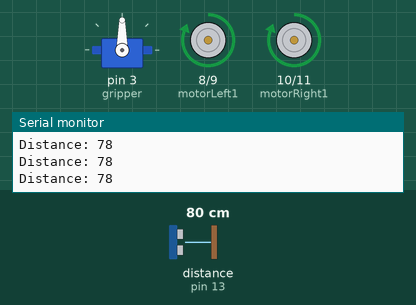
Recording of a sketch running on a simulated Arduino Uno, built with avr-gcc and run on an emulated ATmega328P. Shown: servo, motor-driver pin pairs drawn as motors (green arrow = first pin HIGH = forward, orange = second pin HIGH = backward, longer = more drive), the last lines printed to the serial monitor. Wiring (inferred from the names in the program): ultrasonic range finder: trigger pin 12; echo pin 13. Inputs (shaded band) come from the test bench; at power-on: distance to the obstacle (sensor on pin 13) 80 cm. The echo pulse lasts 58.3 µs per cm.

Above: at 1.2 s.
1.3 s: distance to the obstacle (sensor on pin 13) set to 18 cm
2.8 s: distance to the obstacle (sensor on pin 13) set to 13 cm
At 4.0 s:
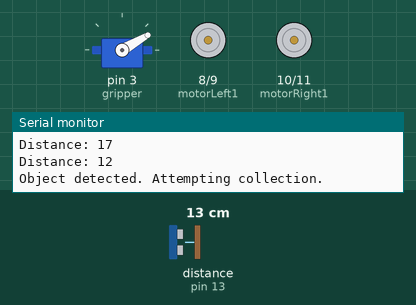
5.8 s: distance to the obstacle (sensor on pin 13) set to 35 cm
At 6.9 s:
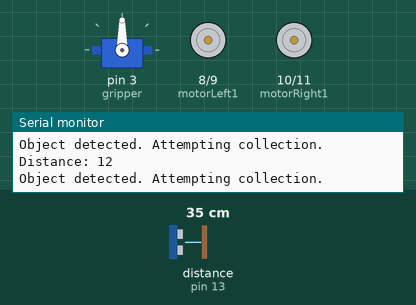
8.6 s: distance to the obstacle (sensor on pin 13) set to 2 cm
At 9.0 s:
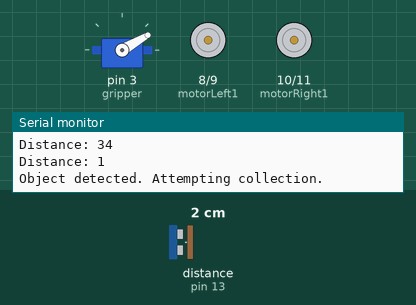
Timing chart, 0 to 12.6 s (numbered marks = the images above; inputs shaded):
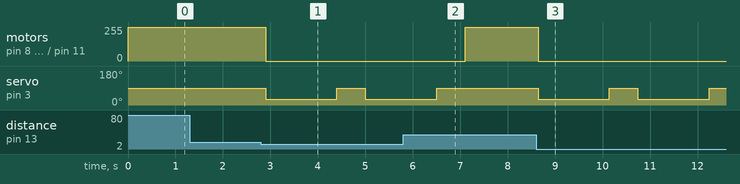

The sketch:

litter_collecting_robot.ino
```cpp
#include <Servo.h>

#define trigPin 12
#define echoPin 13

#define motorLeft1 8
#define motorLeft2 9
#define motorRight1 10
#define motorRight2 11

Servo gripper;

long measureDistance() {
  digitalWrite(trigPin, LOW);
  delayMicroseconds(2);

  digitalWrite(trigPin, HIGH);
  delayMicroseconds(10);

  digitalWrite(trigPin, LOW);

  long duration = pulseIn(echoPin, HIGH, 30000);
  if (duration == 0) {
    return -1; // timeout
  }

  long distance = duration * 0.034 / 2;
  return distance;
}

void moveForward() {
  digitalWrite(motorLeft1, HIGH);
  digitalWrite(motorLeft2, LOW);
  digitalWrite(motorRight1, HIGH);
  digitalWrite(motorRight2, LOW);
}

void stopRobot() {
  digitalWrite(motorLeft1, LOW);
  digitalWrite(motorLeft2, LOW);
  digitalWrite(motorRight1, LOW);
  digitalWrite(motorRight2, LOW);
}

void collectObject() {
  stopRobot();

  gripper.write(30);
  delay(1500);

  gripper.write(90);
  delay(500);
}

void setup() {
  Serial.begin(9600);

  pinMode(trigPin, OUTPUT);
  pinMode(echoPin, INPUT);

  pinMode(motorLeft1, OUTPUT);
  pinMode(motorLeft2, OUTPUT);
  pinMode(motorRight1, OUTPUT);
  pinMode(motorRight2, OUTPUT);

  gripper.attach(3);
  gripper.write(90);

  Serial.println("Arduino Litter Collecting Robot Starting");
}

void loop() {
  long distance = measureDistance();

  Serial.print("Distance: ");
  Serial.println(distance);

  if (distance > 0 && distance < 15) {
    Serial.println("Object detected. Attempting collection.");
    collectObject();
  } else {
    moveForward();
  }

  delay(100);
}
```

Measured:
- the behaviour switches between 16 and 15 cm on distance to the obstacle (sensor on pin 13) (found by bisection; images 0 and 1)
- after the input at 2.8 s, motor on pin 8 (motorLeft1) / pin 9 (motorLeft2), motor on pin 10 (motorRight1) / pin 11 (motorRight2): forward 255/255 → stopped after 0.10 s; servo on pin 3 (gripper): 90° → 30° after 0.10 s, → 90° 1.5 s later, → 30° 0.60 s later
- after the input at 5.8 s, motor on pin 8 (motorLeft1) / pin 9 (motorLeft2), motor on pin 10 (motorRight1) / pin 11 (motorRight2): stopped → forward 255/255 after 1.3 s; servo on pin 3 (gripper): goes on until 6.5 s, then stays 90°
- after the input at 8.6 s, motor on pin 8 (motorLeft1) / pin 9 (motorLeft2), motor on pin 10 (motorRight1) / pin 11 (motorRight2): forward 255/255 → stopped at once; servo on pin 3 (gripper): alternates 90° for 0.60 s and 30° for 1.5 s, starting at once
